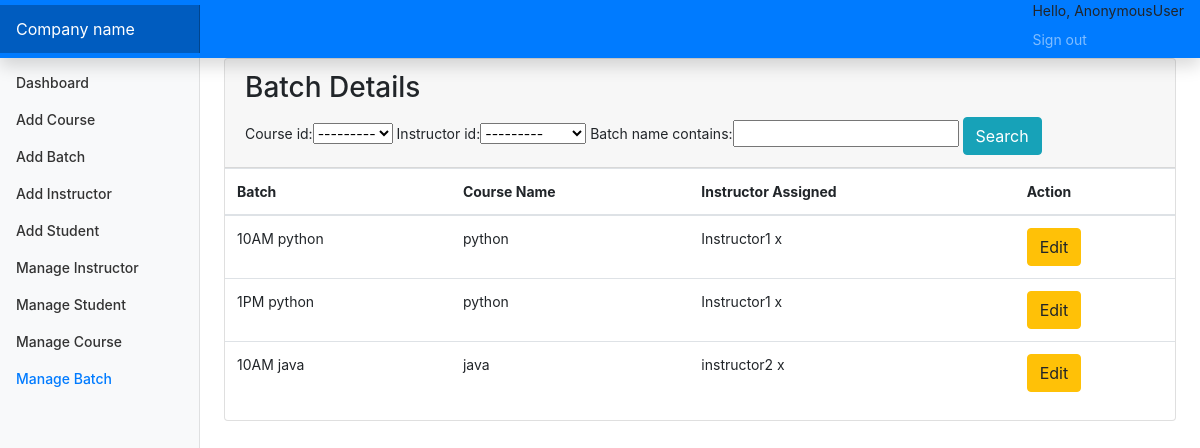
The app's page /manageb, older data.
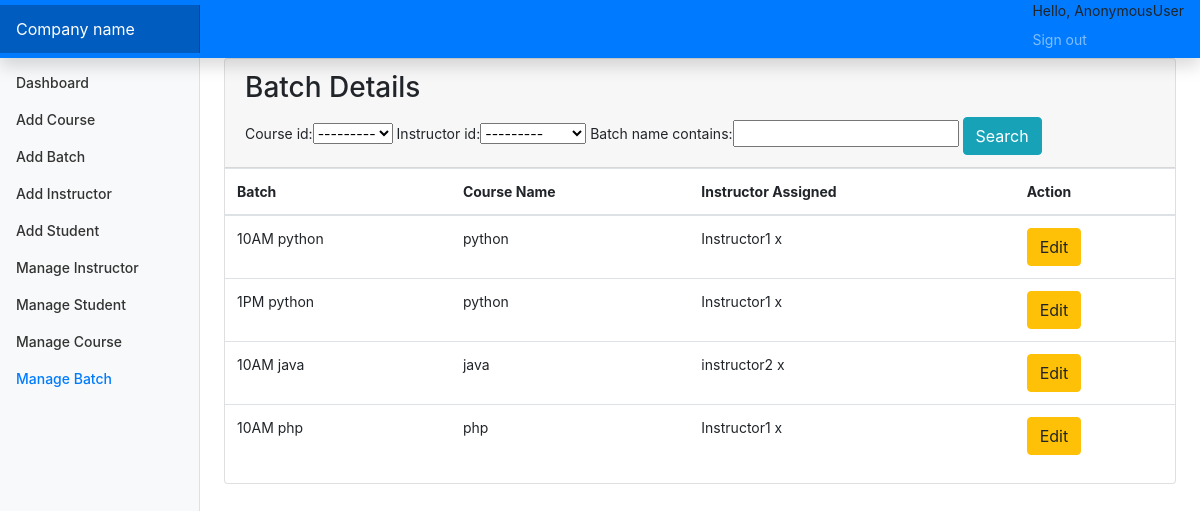
The same page, newer data.
### account/models.py (models this page shows, shortened)
class Batch(models.Model):
    id=models.AutoField(primary_key=True)
    batch_name=models.CharField(max_length=255)
    course_id=models.ForeignKey(Course,on_delete=models.CASCADE,default=1)
    instructor_id=models.ForeignKey(Instructor,on_delete=models.CASCADE)
    objects=models.Manager()

class Course(models.Model):
    id=models.AutoField(primary_key=True)
    course_name=models.CharField(max_length=255)
    objects=models.Manager()
    def __str__(self):
        return self.course_name

class Instructor(models.Model):
    id=models.AutoField(primary_key=True)
    name=models.CharField(max_length=255,null=True,blank=True)
    user=models.OneToOneField(CustomUser,on_delete=models.CASCADE)
    objects=models.Manager()
    def __str__(self):
        return self.name

### account/views.py (the view)
# urls.py: path('manageb',views.manageBatch,name="manageb"),
def manageBatch(request):
    bat=Batch.objects.all()
    myfilter=BatchFilter(request.GET,queryset=bat)
    bat=myfilter.qs
    return render(request,"HOD/manage_batch.html",{"batches":bat,"myfilter":myfilter})

### account/templates/HOD/manage_batch.html (shortened to what this page needs)
{% extends 'base.html'%}
{% block sidebarstuff %}
<li class="nav-item">
    <a class="nav-link" href="{% url 'dashboard' %}">
        Dashboard <span class="sr-only">(current)</span>
    </a>
</li>
<li class="nav-item">
    <a class="nav-link" href="{% url 'addCourses' %}">
        Add Course
    </a>
</li>
<li class="nav-item">
    <a class="nav-link" href="{% url 'addBatch' %}">
        Add Batch
    </a>
</li>
<li class="nav-item">
    <a class="nav-link" href="{% url 'addInstructor' %}">
        Add Instructor
    </a>
</li>
<li class="nav-item">
    <a class="nav-link" href="{% url 'addStudent' %}">
        Add Student
    </a>
</li>
<li class="nav-item">
    <a class="nav-link" href="{% url 'managei' %}">
        Manage Instructor
    </a>
</li>
<li class="nav-item">
    <a class="nav-link" href="{% url 'manages' %}">
        Manage Student
    </a>
</li>
<li class="nav-item">
    <a class="nav-link" href="{% url 'managec' %}">
        Manage Course
    </a>
</li>
<li class="nav-item">
    <a class="nav-link active" href="{% url 'manageb' %}">
        Manage Batch
    </a>
</li>
{% endblock sidebarstuff %}
{% block maincontent %}
<main role="main" class="col-md-9 ml-sm-auto col-lg-10 px-md-4">
    <div class="row">
        <div class="col-md-12 ">
            <div class="card">
                <div class="card-header">
                    <h3 class="card-title">Batch Details</h3>
                    <div class="card-tools">
                        <div class="input-group input-group-sm" style="width: auto;">
                            <form method="GET">
                                {{myfilter.form}}
                                <button type="submit" class="btn btn-info">Search</button>
                                </form>
                        </div>
                    </div>
                </div>
                <div class="card-body table-responsive p-0">
                    <table class="table table-hover text-nowrap">
                        <thead>
                            <tr>
                                <th>Batch</th>
                                <th>Course Name</th>
                                <th>Instructor Assigned</th>
                                <th>Action</th>
                            </tr>
                        </thead>
                        <tbody>
                            {% for batch in batches %}
                            <tr>
                                <td>{{ batch.batch_name }}</td>
                                <td>{{ batch.course_id }}</td>
                                <td>{{ batch.instructor_id }}</td>
                                <td><a href="/edit_batch/{{ batch.id }}" class="btn btn-warning">Edit</a>
                                </td>
                            </tr>
                            {% endfor %}
                        </tbody>
                    </table>
                </div>
            </div>
        </div>
    </div>
</main>
{% endblock maincontent %}

Row changes from the older to the newer data that the page shows:
added Batch: batch_name "10AM php", course_id "php", instructor_id "Instructor1 x"
